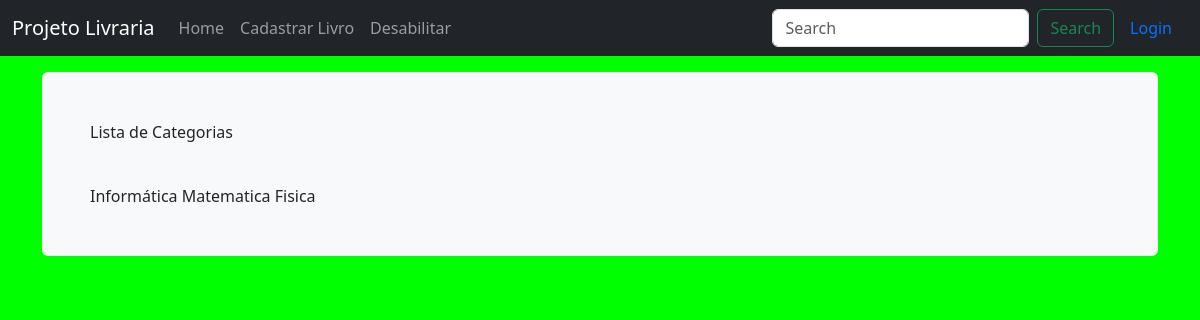
The app's page /listar_categorias with its own data.
### livraria/models.py (models this page shows, shortened)
class Categoria(models.Model):
    nome = models.CharField(max_length=200)
    descricao = models.TextField()

### livraria/views.py (the view)
# urls.py: path('listar_categorias', views.listar_categorias, name='listar_categorias'),
def listar_categorias(request):
    categorias = Categoria.objects.all()
    categoria = categorias.first() if categorias else None
    return render(request, 'livraria/listar_categorias.html', {'categorias': categorias, 'categoria': categoria})

### livraria/templates/livraria/listar_categorias.html (shortened to what this page needs)
<!DOCTYPE html>
<html lang="pt">
  {% extends 'livraria/base.html' %}
  {% block content %}
    <p>Lista de Categorias</p>
    <br />
    {% for categoria in categorias %}
      {{ categoria.nome }}
    {% endfor %}
  {% endblock %}

### livraria/static/navbar-fixed.css (style rules this page uses)
body { min-height: 75rem; padding-top: 4.5rem; }

### livraria/templates/livraria/base.html (style rules this page uses)
body.bg-verde { background-color: #00ff00; }

### records on screen
Categoria: nome "Informática"
Categoria: nome "Matematica"
Categoria: nome "Fisica"
